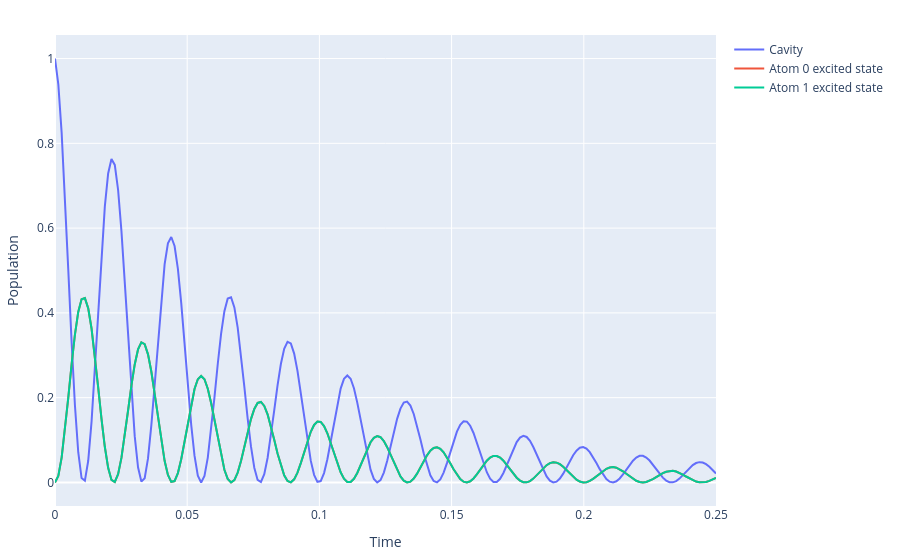

Notebook code for this chart:
### Markdown cell above
Next, we consider the case of two emitters, which are resonant with the cavity.

### Code cell
cavity1 = Cavity(
    num_emitters=2,
    cavity_freq=245e3,
    emitter_freq=[245e3, 245e3],
    g=100,
    gamma=0.4,
    kappa=245e-1,
    num_photons=3,
)

initial_state1 = cavity1.cavity_state(num_photons=1)
result1 = cavity1.mesolve(initial_state1, tlist)
plot_populations(result1)

### Figure 1 — Plotly figure (JSON) as saved in the notebook; plotly's stock layout.template omitted (floating-point values rounded to 4 significant figures; data arrays with more than 128 entries replaced by an {"elided": "..."} marker saying what was removed)
{"data": [{"mode": "lines", "name": "Cavity", "type": "scatter", "x": {"elided": "200 float values"}, "y": {"elided": "200 float values"}}, {"mode": "lines", "name": "Atom 0 excited state", "type": "scatter", "x": {"elided": "200 float values"}, "y": {"elided": "200 float values"}}, {"mode": "lines", "name": "Atom 1 excited state", "type": "scatter", "x": {"elided": "200 float values"}, "y": {"elided": "200 float values"}}], "layout": {"margin": {"b": 20, "l": 20, "r": 20, "t": 35}, "title": {"text": ""}, "xaxis": {"title": {"text": "Time"}}, "yaxis": {"title": {"text": "Population"}}}}
